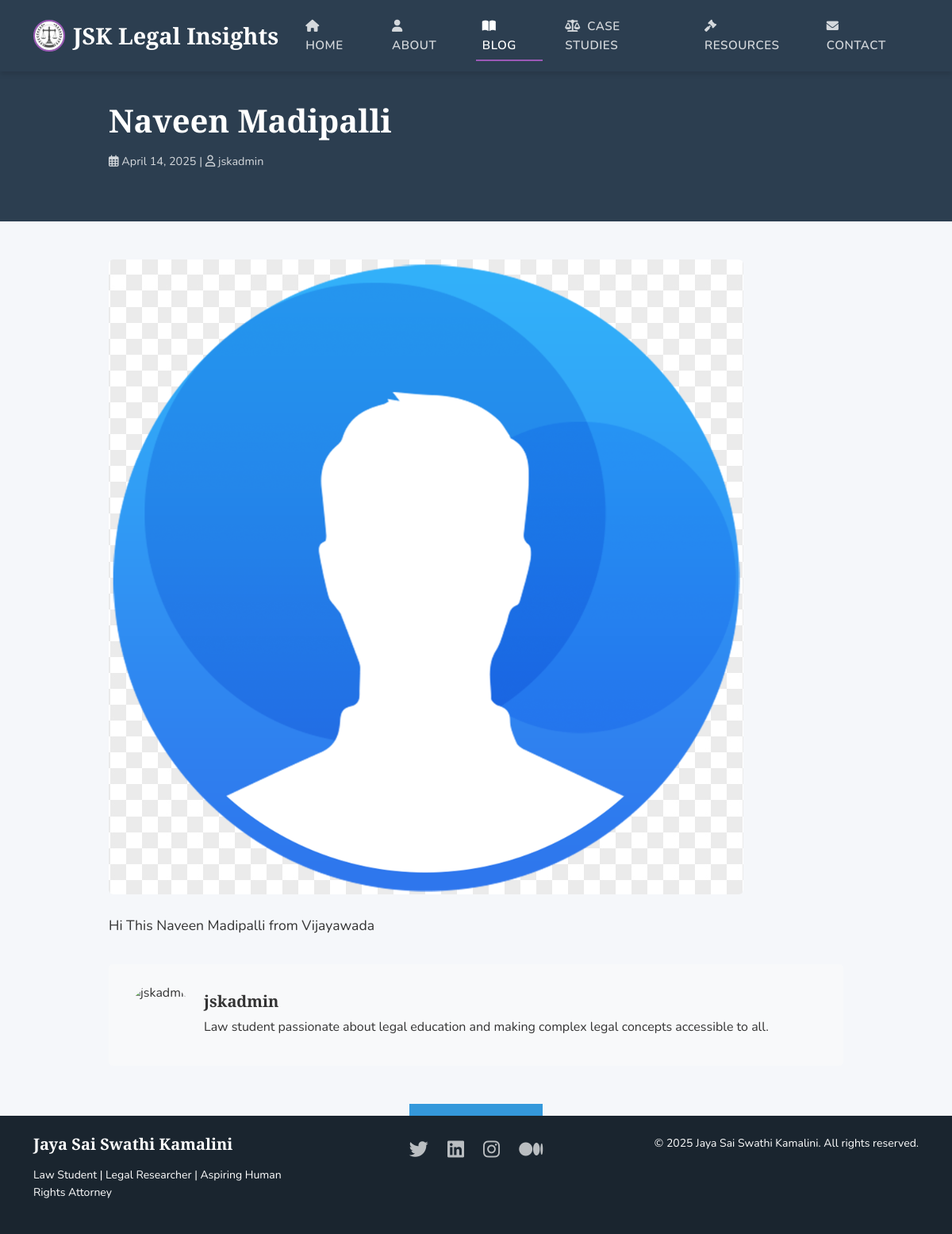
The app's page /blog/2/ with its own data.
### JSKLegalInsightsapp/models.py (models this page shows, shortened)
class BlogPost(models.Model):
    title = models.CharField(max_length=255)
    content = models.TextField()
    author = models.ForeignKey(User, on_delete=models.CASCADE)  # Directly linked to Django's built-in User model
    created_at = models.DateTimeField(auto_now_add=True)
    updated_at = models.DateTimeField(auto_now=True)  # Tracks last modification time
    image = models.ImageField(upload_to='blog_images/', blank=True, null=True)
    class Meta:
        verbose_name = "Blog Post"
        verbose_name_plural = "Blog Posts"
        ordering = ['-created_at']

### JSKLegalInsightsapp/views.py (the view)
# urls.py: path('blog/<int:post_id>/', views.blog_detail, name='blog_detail'),
def blog_detail(request, post_id):
    post = get_object_or_404(BlogPost, id=post_id)
    return render(request, 'blog_detail.html', {'post': post})

### JSKLegalInsightsapp/templates/blog_detail.html (shortened to what this page needs)
{% extends 'base.html' %}
{% load static %}
{% block content %}
<div class="blog-header">
    <div class="container">
        <div class="row">
            <div class="col-lg-10 mx-auto">
                <h1 class="mb-3">{{ post.title }}</h1>
                <p class="blog-meta">
                    <i class="far fa-calendar-alt"></i> {{ post.created_at|date:"F j, Y" }} |
                    <i class="far fa-user"></i> {{ post.author.get_full_name|default:post.author.username }}
                </p>
            </div>
        </div>
    </div>
</div>
<div class="container py-5">
    <div class="row">
        <div class="col-lg-10 mx-auto">
            {% if post.image %}
            <img src="{{ post.image.url }}" class="img-fluid rounded mb-4" alt="{{ post.title }}">
            {% endif %}
            <div class="blog-content">
                {{ post.content|safe }}
            </div>
            <div class="blog-author">
                <img src="{% static 'images/author-placeholder.jpg' %}" class="author-image" alt="{{ post.author.get_full_name|default:post.author.username }}">
                <div>
                    <h5>{{ post.author.get_full_name|default:post.author.username }}</h5>
                    <p class="mb-0">Law student passionate about legal education and making complex legal concepts accessible to all.</p>
                </div>
            </div>
            <div class="text-center mt-5">
                <a href="{% url 'blog' %}" class="btn btn-primary">
                </a>
            </div>
        </div>
    </div>
</div>
{% endblock %}

### JSKLegalInsightsapp/templates/base.html (style rules this page uses)
:root { --primary: #2c3e50; --secondary: #3498db; --accent: #9b59b6; --light: #f5f7fa; --dark: #1a252f; }
body { font-family: 'Nunito', sans-serif; color: #333; background-color: var(--light); position: relative; min-height: 100vh; padding-bottom: 70px; line-height: 1.6; }
h1, h2, h3, h4, h5, h6 { font-family: 'Cormorant Garamond', serif; font-weight: 700; }
.btn-primary { background-color: var(--secondary); border-color: var(--secondary); border-radius: 0; padding: 10px 20px; transition: all 0.3s ease; font-weight: 600; letter-spacing: 0.5px; }

### JSKLegalInsightsapp/templates/blog_detail.html (style rules this page uses)
.blog-header { background-color: var(--primary); color: white; padding: 3rem 0; }
.blog-content { line-height: 1.8; font-size: 1.1rem; }
.blog-meta { font-size: 0.9rem; color: rgba(255, 255, 255, 0.8); }
.blog-author { display: flex; align-items: center; margin-top: 2rem; padding: 1.5rem; background-color: #f8f9fa; border-radius: 5px; }
.author-image { width: 80px; height: 80px; border-radius: 50%; object-fit: cover; margin-right: 1rem; }

### records on screen
BlogPost: title "Naveen Madipalli", created_at "April 14, 2025", author.get_full_name "jskadmin", image (placeholder picture), content "Hi This Naveen Madipalli from Vijayawada"
